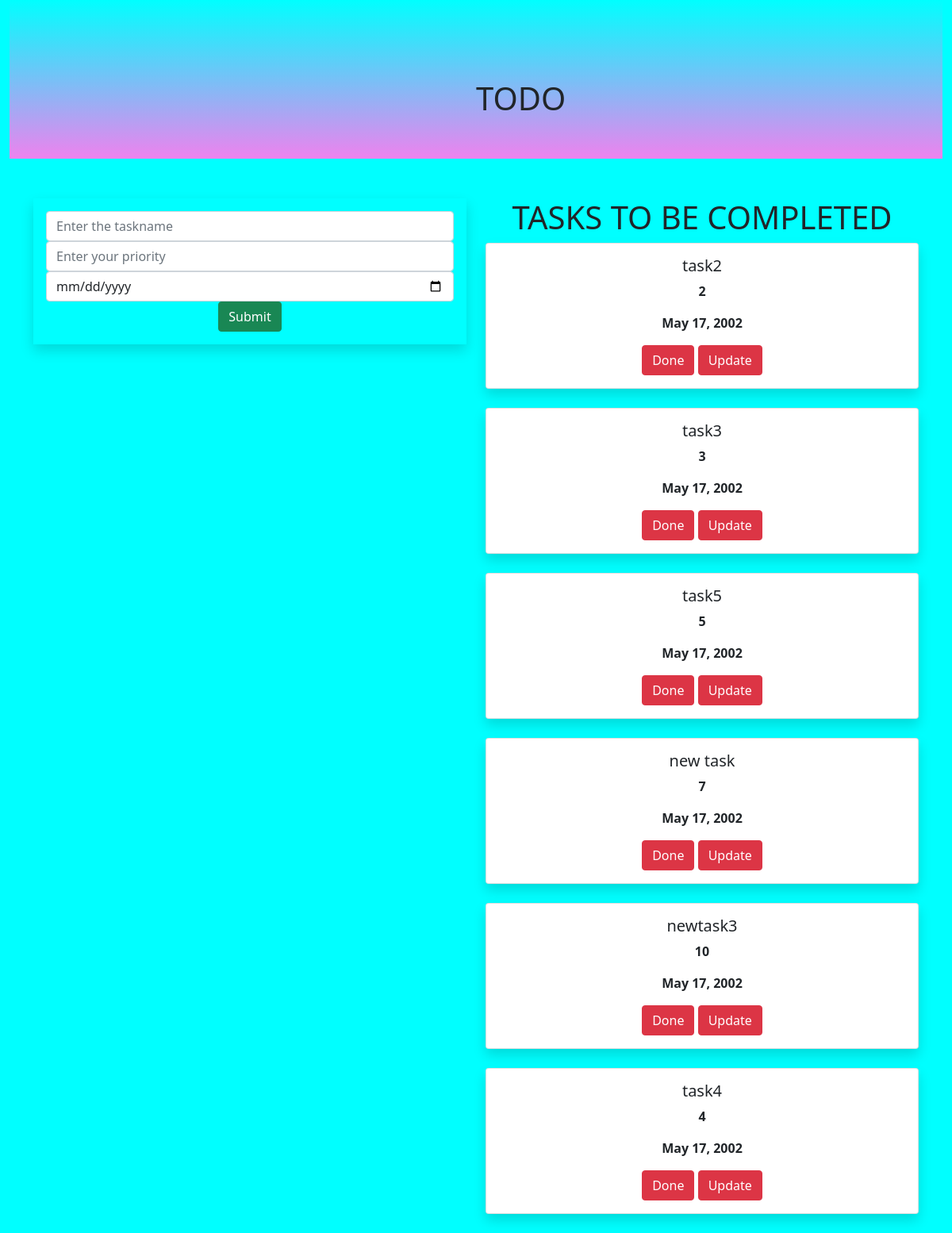
The page / on the database its author committed.
### todoapp/models.py (models this page shows, shortened)
class Task(models.Model):
    name = models.CharField(max_length=250)
    priority = models.IntegerField()
    date = models.DateField()

### todoapp/views.py (the view)
# urls.py: path('',views.add,name='add'),
def add(request):
    task1= Task.objects.all()
    if request.method=='POST':
        name=request.POST.get('task','')
        priority=request.POST.get('priority','')
        date=request.POST.get('date','')
        task=Task(name=name,priority=priority,date=date)
        task.save()
    return render(request,'home.html',{'task1':task1})

### templates/home.html (shortened to what this page needs)
{% extends 'base.html' %}
{% block content %}
<div class="container-fluid">
    <div class="row">
        <div class="col-md-12">
        <div class="banner">
            <div class="banner-text">
                <h1>TODO</h1>
            </div>
        </div>
        </div>
    </div>
</div>
<div class="container">
    <div class="row">
        <div class="col-md-6">
    <form method="POST" class="p-3 shadow">
    <div class="form-group">
        <input type="text" class="form-control" name="task" placeholder="Enter the taskname">
        <input type="text" class="form-control" name="priority" placeholder="Enter your priority">
        <input type="date" class="form-control" name="date" placeholder="Enter the date">
        <input type="submit" class="btn btn-success">
    </div>
        </form>
        </div>
        <div class="col-md-6">
            <h1>TASKS TO BE COMPLETED</h1>
            {% for i in task1 %}
            <div class="shadow card">
                <div class="card-body">
                    <h5 class="card-title">{{i.name}}</h5>
                    <p><b>{{i.priority}}</b></p>
                    <p><b>{{i.date}}</b></p>
                    <a href="{% url 'delete' i.id %}" class="btn btn-danger">Done</a>
                    <a href="{% url 'update' i.id %}" class="btn btn-danger">Update</a>
                </div>
            </div>
             <br>
            {% endfor %}
        </div>
    </div>
</div>
{% endblock %}

### templates/base.html (shortened to what this page needs)
{% load static %}
<!DOCTYPE html>
<html lang="en">
<head>
    <link href="https://cdn.jsdelivr.net/npm/bootstrap@5.0.2/dist/css/bootstrap.min.css" rel="stylesheet">
    <link rel="stylesheet" href="{% static 'style.css' %}">
</head>
<body style="text-align:center;background-color:aqua;">
{% block content %}
{% endblock %}
</body>
</html>

### static/style.css (style rules this page uses)
.banner { background-image: linear-gradient(aqua, violet); width:100%; height:200px; margin-bottom:50px; }
.banner-text { top:100px; left:50%; position:absolute; transform:transform; }

### rows shown on the page
Task: name "task2", priority "2", date "May 17, 2002"
Task: name "task3", priority "3", date "May 17, 2002"
Task: name "task5", priority "5", date "May 17, 2002"
Task: name "new task", priority "7", date "May 17, 2002"
Task: name "newtask3", priority "10", date "May 17, 2002"
Task: name "task4", priority "4", date "May 17, 2002"
